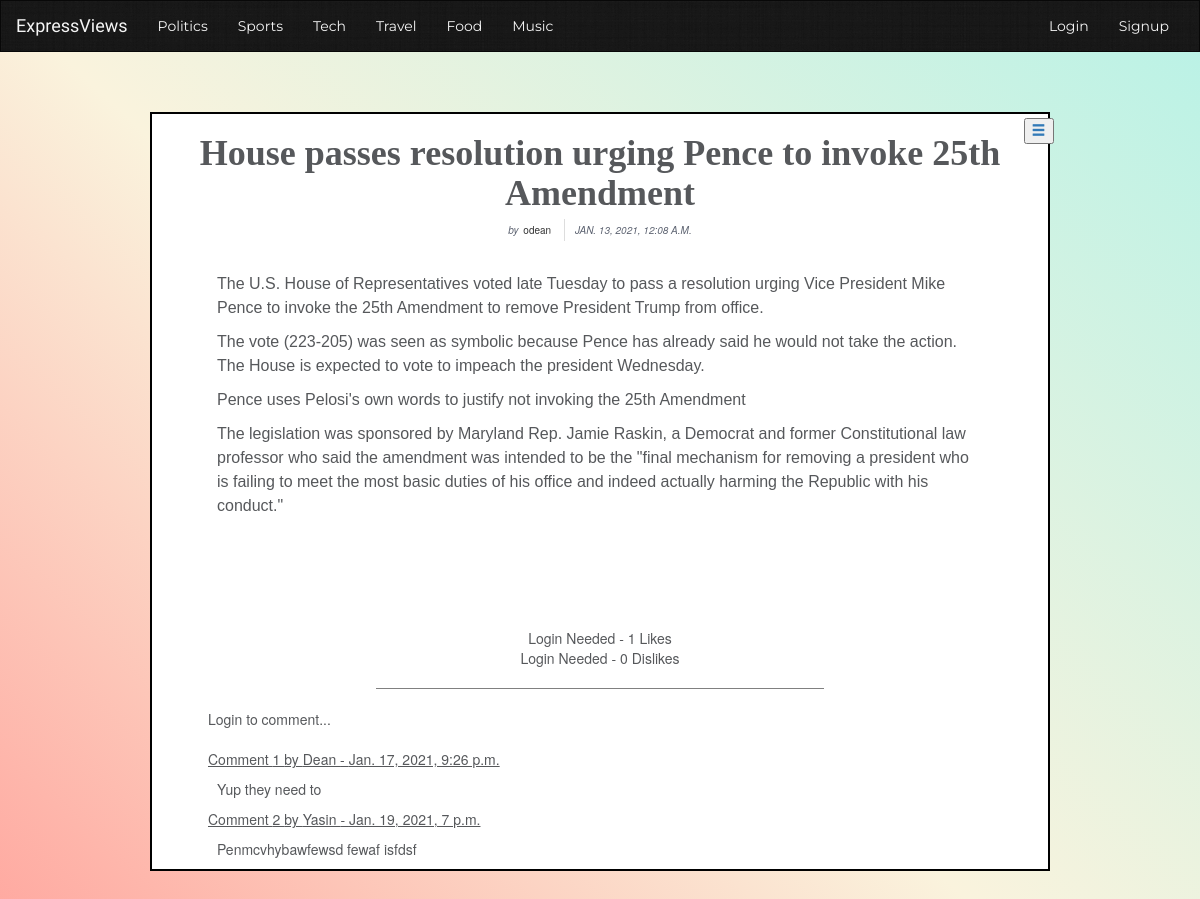
The page /mysite/house-passes-resolution-urging-pence-to-invoke-25th-amendment/ on the database its author committed.
### mysite/models.py (models this page shows, shortened)
class Article (models.Model):
    body = models.TextField()
    title = models.CharField(max_length=200)
    author = models.ForeignKey(User, on_delete=models.CASCADE, related_name='posts')
    slug = models.SlugField(max_length=200)
    publish = models.DateTimeField(default=timezone.now)
    created = models.DateTimeField(auto_now_add=True)
    updated = models.DateTimeField(auto_now=True)
    likes = models.ManyToManyField(User, related_name='article_likes')
    dislikes = models.ManyToManyField(User, related_name='article_dislikes')
    TOPIC_CHOICES = (
        ("Politics", "Politics"),
        ("Sports", "Sports"),
        ("Tech", "Tech"),
        ("Travel", "Travel"),
        ("Food", "Food"),
        ("Music", "Music"),
    )
    topic = models.CharField(max_length=350, choices=TOPIC_CHOICES, default='...')
    class Meta:
        ordering = ('-publish',)
    def total_likes(self):
        return self.likes.count()
    def total_dislikes(self):
        return self.dislikes.count()

class Comment(models.Model):
    article = models.ForeignKey(Article, on_delete=models.CASCADE, related_name='comments')
    name = models.CharField(max_length=200)
    body = models.TextField()
    created_on = models.DateTimeField(auto_now_add=True)
    class Meta:
        ordering = ['created_on']

### mysite/views.py (the view)
# urls.py: path('<slug:article>/', views.politics_detail, name='Politics_detail'),
def politics_detail(request, article):
    article = get_object_or_404(Article, slug=article)
    total_likes = article.total_likes()
    total_dislikes = article.total_dislikes()
    liked = False
    if article.likes.filter(id=request.user.id).exists():
        liked = True
    disliked = False
    if article.dislikes.filter(id=request.user.id).exists():
        disliked = True
    comments = article.comments.all()
    new_comment = None
    if request.method == 'POST':
        comment_form = CommentForm(data=request.POST)
        if comment_form.is_valid():
            new_comment = comment_form.save(commit=False)
            new_comment.article = article
            new_comment.save()
    else:
        comment_form = CommentForm()
    return render(request, 'mysite/article/detail.html', {'article': article,
                                                            'total_likes': total_likes,
                                                            'total_dislikes': total_dislikes,
                                                            'liked': liked,
                                                            'disliked': disliked,
                                                            'comments': comments,
                                                            'new_comment': new_comment,
                                                            'comment_form': comment_form,
                                                          })

### mysite/templates/mysite/article/detail.html (shortened to what this page needs)
<!DOCTYPE html>
<html lang="en">
<head>
    <link rel="stylesheet" href="http://maxcdn.bootstrapcdn.com/bootstrap/3.3.4/css/bootstrap.min.css">
    {% load static %}
    <link rel="stylesheet" type="text/css" href="{% static 'mysite/style.css' %}">
</head>
{% load crispy_forms_tags %}
<body>
    <nav class="navbar navbar-inverse">
        <div class="container-fluid">
            <div class="navbar-header">
                <a href="{% url 'home:index' %}" class="navbar-brand">ExpressViews</a>
            </div>
            <div class="collapse navbar-collapse" id="menuItems">
                <ul class="nav navbar-nav">
                    <li><a href="{% url 'mysite:Politics_index' %}">Politics</a></li>
                    <li><a href="{% url 'mysite:Sports_index' %}">Sports</a></li>
                    <li><a href="{% url 'mysite:Tech_index' %}">Tech</a></li>
                    <li><a href="{% url 'mysite:Travel_index' %}">Travel</a></li>
                    <li><a href="{% url 'mysite:Food_index' %}">Food</a></li>
                    <li><a href="{% url 'mysite:Music_index' %}">Music</a></li>
                </ul>
                <ul class="nav navbar-nav navbar-right">
                    {% if user.is_authenticated %}
                        <li><a href="{% url 'logout' %}">Logout</a></li>
                    {% else %}
                        <li><a href="{% url 'login' %}">Login</a></li>
                        <li><a href="{% url 'signup' %}">Signup</a></li>
                    {% endif %}
                </ul>
            </div>
        </div>
    </nav>
<div class="wrapper1">
    {% block article_content %}
       <div class="report_article">
            <button class="dropdown">
                <a href="#" class="dropdown-toggle" data-toggle="dropdown"><span class="glyphicon glyphicon-menu-hamburger"></span></a>
            </button>
        </div>
        <h1 class="title">{{ article.title }}</h1>
        <p class="date_published">by <span class="name">{{ article.author }}</span> <span class="date">{{ article.publish }}</span></p>
        <div class="text-content">
        <p>{{ article.body|linebreaks }}</p>
        </div>
        <br/><br/>
        <br/>
        <form action="{% url 'mysite:like_article' article.slug %}" method="POST">
            {% if user.is_authenticated %}
                {% if liked %}
                    <div class="like-button">
                        <button type="submit", name="article_id", class="btn-success", value="{{ article.id }}">
                            <span class="glyphicon glyphicon-thumbs-up"></span> Unlike
                        </button> - {{ total_likes }} Likes
                    </div>
                {% else %}
                    <div class="like-button">
                        <button type="submit", name="article_id", class="btn-success", value="{{ article.id }}">
                            <span class="glyphicon glyphicon-thumbs-up"></span> Like
                        </button> - {{ total_likes }} Likes
                    </div>
                {% endif %}
            {% else %}
                Login Needed - {{ total_likes }} Likes
            {% endif %}
        </form>
        <form action="{% url 'mysite:dislike_article' article.slug %}" method="POST">
            {% if user.is_authenticated %}
                {% if disliked %}
                    <div class="dislike-button">
                        <button type="submit", name="article_id", class="btn-danger", value="{{ article.id }}">
                            <span class="glyphicon glyphicon-thumbs-down"></span> Un-dislike
                        </button> - {{ total_dislikes }} Dislikes
                    </div>
                {% else %}
                    <div class="dislike-button">
                        <button type="submit", name="article_id", class="btn-danger" , value="{{ article.id }}">
                            <span class="glyphicon glyphicon-thumbs-down"></span> Dislike
                        </button> - {{ total_dislikes }} Dislikes
                    </div>
                {% endif %}
            {% else %}
                Login Needed - {{ total_dislikes }} Dislikes
            {% endif %}
        </form>
        <hr class="solid">
        <div class="comments_wrapper">
        {% if user.is_authenticated %}
            {% with comments.count as total_comments %}
                <h2 class="total_comments"> {{ total_comments }} Comment{{ total_comments|pluralize }}</h2>
            {% endwith %}
          {% if new_comment %}
              <br>
                    <form method="post">
                        <div class="new_comment">
                            {{ comment_form|crispy }}
                        {% csrf_token %}
                        </div>
                        <div class="submit_btn">
                            <p><input type="submit" value="COMMENT", class="btn-primary"></p>
                        </div>
                    </form>
          {% else %}
                <br>
                    <form method="post">
                        <div class="new_comment">
                            {{ comment_form|crispy }}
                        {% csrf_token %}
                        </div>
                        <div class="submit_btn">
                            <p><input type="submit" value="COMMENT", class="btn-primary"></p>
                        </div>
                    </form>
            {% endif %}
        {% else %}
            Login to comment...
        {% endif %}
            <br>
            <br>
            {% for comment in comments %}
                <div class="comment">
                    <p class="info">
                        Comment {{ forloop.counter }} by {{ comment.name }} -
                        {{ comment.created_on }}
                    </p>
                    <div class="comment_body">
                    {{ comment.body|linebreaks }}
                    </div>
                </div>
            {% empty %}
                {% if user.is_authenticated %}
                    <p>Be the first to comment...</p>
                {% else %}
                    <p>No comments yet</p>
                {% endif %}
            {% endfor %}
        </div>
    {% endblock %}
</div>
</body>
</html>

### mysite/static/mysite/style.css (style rules this page uses)
body { background-size: cover; background-repeat: no-repeat; background-attachment: fixed; background-color: #ffa69e; background-image: linear-gradient(43deg, #ffa69e 0%, #faf3dd 46%, #b8f2e6 100%); }
nav.navbar { border-radius: 0px; z-index: 9999; background-image: url("images/black-linen.png"); font-family: 'Montserrat', sans-serif; }
div.navbar-header { font-family: "Sofia", "sans-serif"; }
.text-content { text-align: left; margin: 35px 20px 50px; padding: 0px 45px; font-family: "Helvetica", sans-serif; font-size: 16px; line-height: 1.5; }
.date_published { color: #5c6270; font-size: 10px; font-style: italic; }
.name { padding-left: 2px; font-style: normal; color: #333; }
.date { text-transform: uppercase; padding: 4px 0 4px 10px; margin-left: 10px; border-left: 1px solid #ddd; }
.title { font-weight: bold; font-family: 'Lora', serif; margin-top : 20px; margin-left: 35px; margin-right: 35px; }
hr.solid { border-top: 0.1mm solid gray; width: 50%; }
.comments_wrapper { text-align: left; text-indent: 4em; }
.info { text-decoration: underline; }
.comment_body { margin-left: 1%; }
.report_article { font-family: "Georgia", "serif"; left: 0; position: absolute; margin-left: 85.3%; margin-top: 0.3%; }
.wrapper1 { text-align: center; margin: 5% auto 80px; width: 75%; height: auto; border: 2px solid black; color: #56585b; background-color: #fff; }
.navbar-inverse .navbar-brand { color: whitesmoke; }
.navbar-inverse .navbar-nav>li>a { color: whitesmoke; font-family: 'Montserrat', sans-serif; }

### rows shown on the page
Article: title "House passes resolution urging Pence to invoke 25th Amendment", author "odean", publish "JAN. 13, 2021, 12:08 A.M.", body "The U.S. House of Representatives voted late Tuesday to pass a resolution urging Vice President Mike Pence to invoke the 25th Amendment to remove President Trump from office. The vote (223-205) was seen as symbolic because Pence has already said he would not take the action. The House is expected to vote to impeach the president Wednesday. Pence uses Pelosi's own words to justify not invoking the 25th Amendment The legislation was sponsored by Maryland Rep. Jamie Raskin, a Democrat and former Constitutional law professor who said the amendment was intended to be the \"final mechanism for removing a president who is failing to meet the most basic duties of his office and indeed actually…"
Comment: name "Dean", created_on "Jan. 17, 2021, 9:26 p.m.", body "Yup they need to"
Comment: name "Yasin", created_on "Jan. 19, 2021, 7 p.m.", body "Penmcvhybawfewsd fewaf isfdsf"

### other values the page prints
{{ total_likes }} "1"
{{ total_dislikes }} "0"
